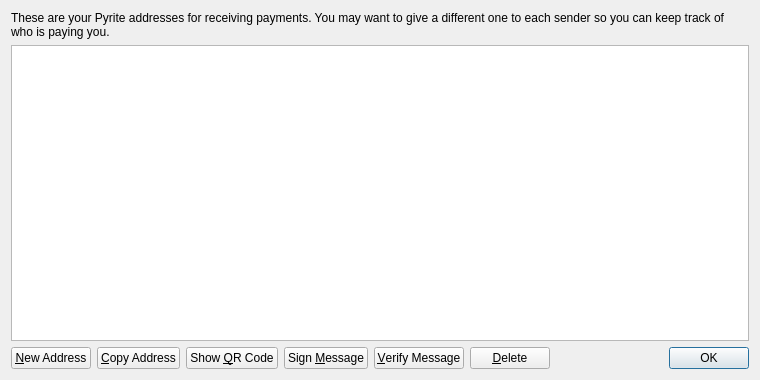
<?xml version="1.0" encoding="UTF-8"?>
<ui version="4.0">
 <class>AddressBookPage</class>
 <widget class="QWidget" name="AddressBookPage">
  <property name="geometry">
   <rect>
    <x>0</x>
    <y>0</y>
    <width>760</width>
    <height>380</height>
   </rect>
  </property>
  <property name="windowTitle">
   <string>Address Book</string>
  </property>
  <layout class="QVBoxLayout" name="verticalLayout">
   <item>
    <widget class="QLabel" name="labelExplanation">
     <property name="text">
      <string>These are your Pyrite addresses for receiving payments. You may want to give a different one to each sender so you can keep track of who is paying you.</string>
     </property>
     <property name="textFormat">
      <enum>Qt::PlainText</enum>
     </property>
     <property name="wordWrap">
      <bool>true</bool>
     </property>
    </widget>
   </item>
   <item>
    <widget class="QTableView" name="tableView">
     <property name="contextMenuPolicy">
      <enum>Qt::CustomContextMenu</enum>
     </property>
     <property name="toolTip">
      <string>Double-click to edit address or label</string>
     </property>
     <property name="tabKeyNavigation">
      <bool>false</bool>
     </property>
     <property name="selectionMode">
      <enum>QAbstractItemView::SingleSelection</enum>
     </property>
     <property name="selectionBehavior">
      <enum>QAbstractItemView::SelectRows</enum>
     </property>
     <property name="sortingEnabled">
      <bool>true</bool>
     </property>
     <attribute name="verticalHeaderVisible">
      <bool>false</bool>
     </attribute>
    </widget>
   </item>
   <item>
    <layout class="QHBoxLayout" name="horizontalLayout">
     <item>
      <widget class="QPushButton" name="newAddressButton">
       <property name="toolTip">
        <string>Create a new address</string>
       </property>
       <property name="text">
        <string>&amp;New Address</string>
       </property>
      </widget>
     </item>
     <item>
      <widget class="QPushButton" name="copyToClipboard">
       <property name="toolTip">
        <string>Copy the currently selected address to the system clipboard</string>
       </property>
       <property name="text">
        <string>&amp;Copy Address</string>
       </property>
      </widget>
     </item>
     <item>
      <widget class="QPushButton" name="showQRCode">
       <property name="text">
        <string>Show &amp;QR Code</string>
       </property>
      </widget>
     </item>
     <item>
      <widget class="QPushButton" name="signMessage">
       <property name="toolTip">
        <string>Sign a message to prove you own a Pyrite address</string>
       </property>
       <property name="text">
        <string>Sign &amp;Message</string>
       </property>
      </widget>
     </item>
     <item>
      <widget class="QPushButton" name="verifyMessage">
       <property name="toolTip">
        <string>Verify a message to ensure it was signed with a specified Pyrite address</string>
       </property>
       <property name="text">
        <string>&amp;Verify Message</string>
       </property>
      </widget>
     </item>
     <item>
      <widget class="QPushButton" name="deleteButton">
       <property name="toolTip">
        <string>Delete the currently selected address from the list</string>
       </property>
       <property name="text">
        <string>&amp;Delete</string>
       </property>
      </widget>
     </item>
     <item>
      <spacer name="horizontalSpacer">
       <property name="orientation">
        <enum>Qt::Horizontal</enum>
       </property>
       <property name="sizeHint" stdset="0">
        <size>
         <width>40</width>
         <height>20</height>
        </size>
       </property>
      </spacer>
     </item>
     <item>
      <widget class="QDialogButtonBox" name="buttonBox">
       <property name="sizePolicy">
        <sizepolicy hsizetype="Maximum" vsizetype="Fixed">
         <horstretch>0</horstretch>
         <verstretch>0</verstretch>
        </sizepolicy>
       </property>
       <property name="standardButtons">
        <set>QDialogButtonBox::Ok</set>
       </property>
      </widget>
     </item>
    </layout>
   </item>
  </layout>
 </widget>
 <resources>
  <include location="../bitcoin.qrc"/>
 </resources>
 <connections/>
</ui>
